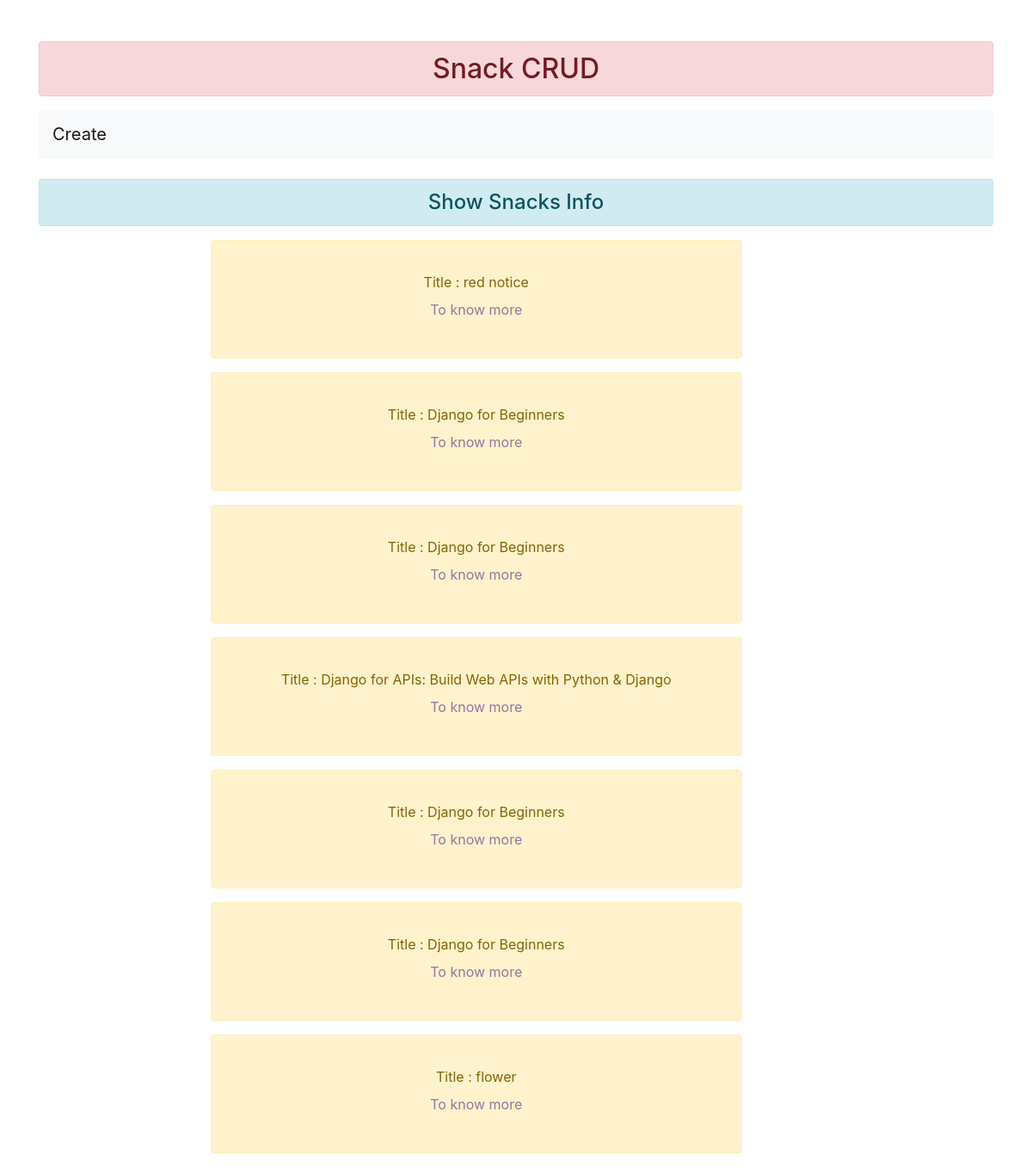
The app's page /, older data.
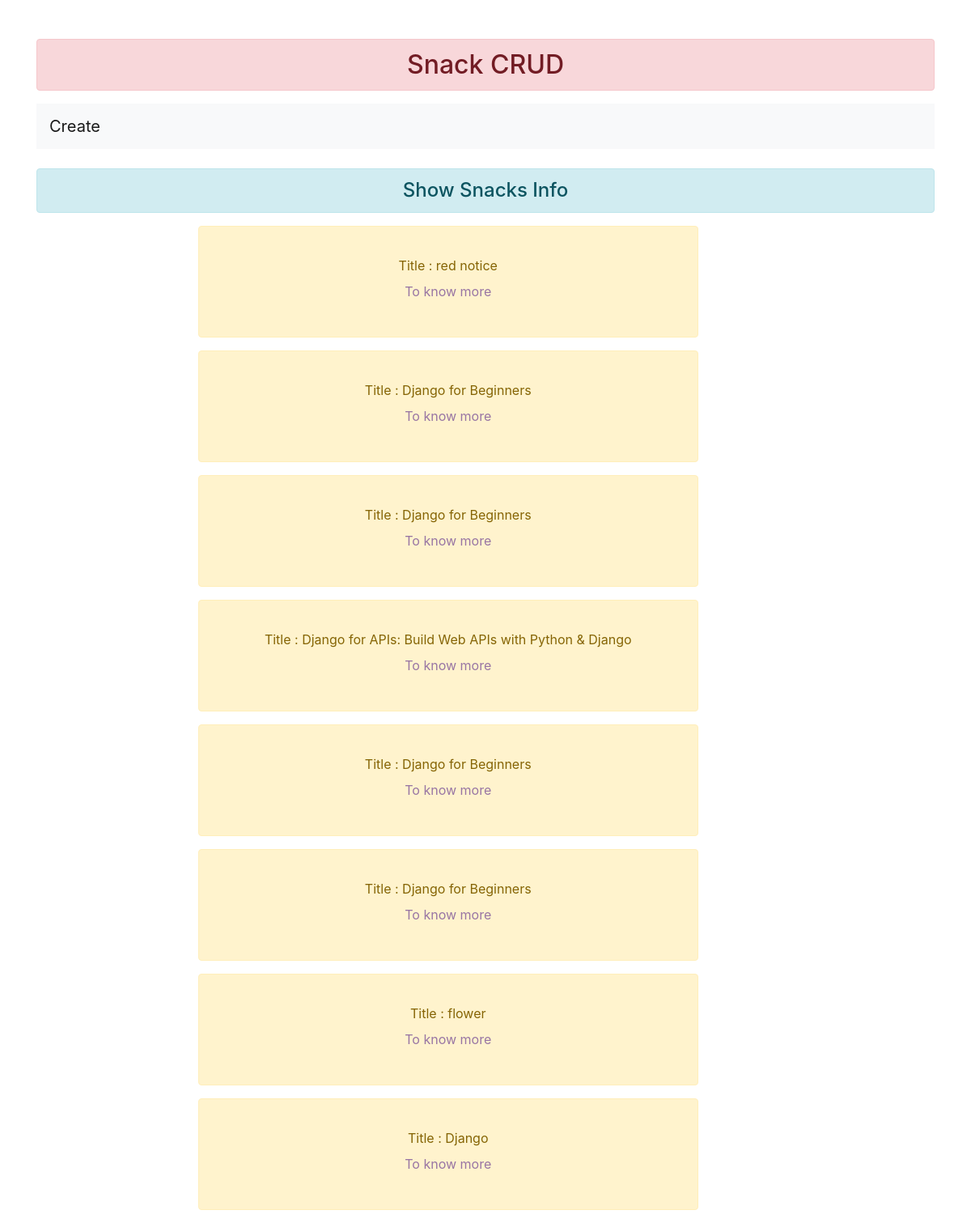
The same page, newer data.
### snacks/models.py (models this page shows, shortened)
class Snack (models.Model):
    title = models.CharField(max_length=64)
    purchaser = models.ForeignKey(get_user_model(), on_delete=models.CASCADE)
    description = models.TextField()

### snacks/views.py (the view)
# urls.py: path('', SnackListView.as_view(), name ='snack_list'),
class SnackListView(ListView):
    template_name = 'snack-list.html'
    model=Snack

### templates/snack-list.html (shortened to what this page needs)
{% extends "base.html" %}
{% block content %}
<nav class="navbar navbar-expand-lg navbar-light bg-light" >
    <a class="navbar-brand" href="{% url 'snack_create' %}"> Create </a>
</nav>
<br>
    <h4 class="text-center alert alert-info"> Show Snacks Info</h4>
    {% for snack in object_list %}
        <div class="col-sm-7 offset-2">
            <p class="text-center alert alert-warning">
                <br>
                Title : {{ snack.title }}
                <br>
                <a class="nav-link" href="{% url 'snack_detail' pk=snack.pk %}" style="color: #9875a3"> To know more </a>
                <br>
            </p>
        </div>
        {% endfor %}
    </div>
{% endblock %}

Row changes from the older to the newer data that the page shows:
added Snack: title "Django"
